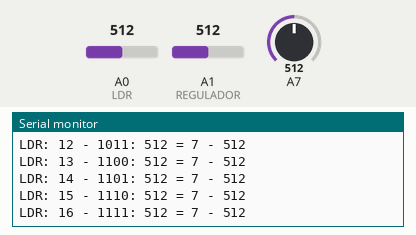
The sketch below on a simulated Arduino Uno, built with avr-gcc and run on an emulated ATmega328P. Shown: the last lines printed to the serial monitor. Inputs (shaded band) come from the test bench; at power-on: A0 (LDR) = 512, A7 = 512, A1 (REGULADOR) = 512.

Above: at 1.2 s.
1.3 s: A0 (LDR) set to 667
At 1.89 s:
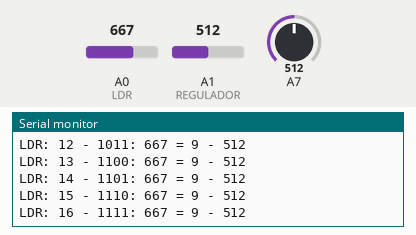
4.3 s: A0 (LDR) set to 699
At 5.1 s:
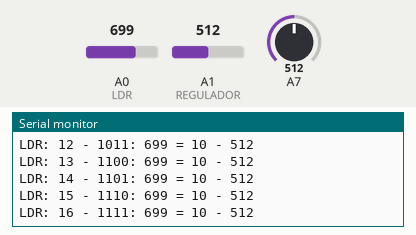
7.3 s: A7 set to 110
At 7.72 s:
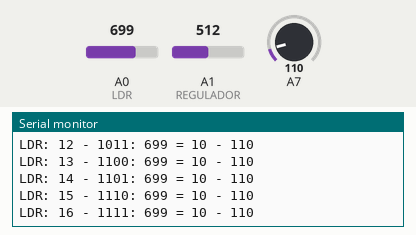
8.8 s: A7 set to 94
At 9.03 s:
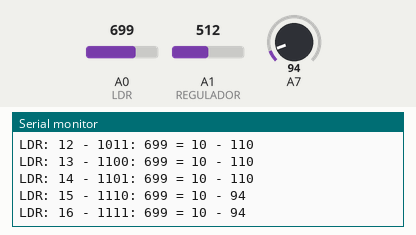
10.3 s: A1 (REGULADOR) set to 537
At 10.31 s:
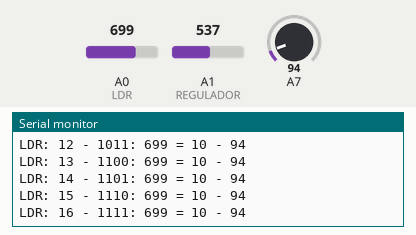
11.8 s: A1 (REGULADOR) set to 562
At 12.23 s:
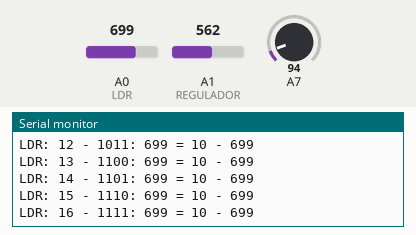
Timing chart, 0 to 14.3 s (numbered marks = the images above; inputs shaded):
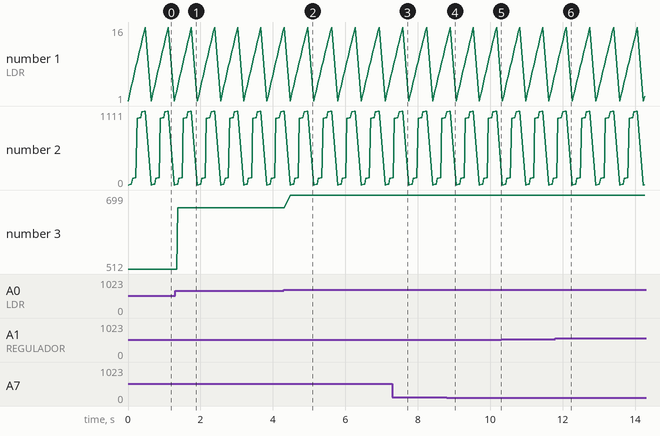

Measured:
- after the input at 1.3 s, the serial monitor: prints a new line after 0.07 s (image 1)
- after the input at 4.3 s, the serial monitor: prints a new line after 0.17 s (image 2)
- after the input at 7.3 s, the serial monitor: prints a new line after 0.05 s (image 3)
- after the input at 8.8 s, the serial monitor: prints a new line after 0.06 s (image 4)
- after the input at 11.8 s, the serial monitor: prints a new line after 0.07 s (image 6)
- plotted number 3: 512 → 667 after the input at 1.3 s, 667 → 699 after the input at 4.3 s

The sketch:

MULTICONTACTOR_03.ino
```cpp
#include <Arduino.h>

/*
Desenvolvido por Alexandre Aravecchia
aravecchia@gmail.com
www.aravecchia.weebly.com
*/
// Apoio: Laboratorio de Garagem - labdegaragem.com
// Agradecimentos a valiosa ajuda dos amigos:
// Almir, Jonatas, Jucelei, Rogerio, Marcelo, Renyer, fredsant, OraculoX, Wiechert, Rui Viana, Celso Eiji Ito
// alem da tremenda paciencia da minha esposa pra me aguentar falando nisso dia e noite :D

int t=200;
// Tempo de delay.

int s0 = 9;
int s1 = 10;
int s2 = 11;
int s3 = 12;
//define os pinos de controle do CD-4067 - checar ordem dos pinos definidos no shield
//no esquecer de verificar o jumper (se ele define entrada ou saida em A0)

int LDR = A0; //define o pino de leitura do CD-4067
int REGULADOR = A1; //define o pino de leitura do botao de regulagem

// A select determina qual pino do Cd-4067 esta ativado
int select[16][4] = {
  {
    0,0,0,0                                                  }
  ,
  {
    0,0,0,1                                                  }
  ,
  {
    0,0,1,0                                                  }
  ,
  {
    0,0,1,1                                                  }
  ,
  {
    0,1,0,0                                                  }
  ,
  {
    0,1,0,1                                                  }
  ,
  {
    0,1,1,0                                                  }
  ,
  {
    0,1,1,1                                                  }
  ,
  {
    1,0,0,0                                                  }
  ,
  {
    1,0,0,1                                                  }
  ,
  {
    1,0,1,0                                                  }
  ,
  {
    1,0,1,1                                                  }
  ,
  {
    1,1,0,0                                                  }
  ,
  {
    1,1,0,1                                                  }
  ,
  {
    1,1,1,0                                                  }
  ,
  {
    1,1,1,1                                                  }
  ,
};

void setup()
{
  Serial.begin(9600);

  pinMode(LDR, INPUT);
  pinMode(REGULADOR, INPUT);

  // Define os pinos de controle do 4067 como saida e coloca todos em estado LOW.
  pinMode(s0, OUTPUT);
  pinMode(s1, OUTPUT);
  pinMode(s2, OUTPUT);
  pinMode(s3, OUTPUT);

  digitalWrite(s0, LOW);
  digitalWrite(s1, LOW);
  digitalWrite(s2, LOW);
  digitalWrite(s3, LOW);
}

void loop()
{
  for(int pino = 0; pino<16; pino++) // Inicia a contagem dos sensores nas linhas da matriz - int select[16][4]
  {
    seletor(select[pino]); // Chama a funcao seletor e inicia a contagem nas colunas da matriz - int select[16][4]
    //    leitura(pino);
    Serial.print("LDR: ");
    Serial.print(pino+1); // No circuito eu chamo o pino 0 de pino 1, so pra facilitar a contagem
    Serial.print(" - ");
    for (int x=0; x<4; x++)
    {
      Serial.print(select[pino][x]); // Inicializa a escrita da matriz na serial - select[16][4]
    }
    Serial.print(": ");

    //----->>>>>>leitura do sensor aqui
    int sensor = map(analogRead(LDR), 0, 1023, 0, 15);
    int regulador = map(analogRead(REGULADOR), 0, 1023, 0, 15);

    // Escreve na serial o resultado e confere o codigo:
    Serial.print(analogRead(LDR));
    Serial.print(" = ");
    Serial.print(sensor);
    Serial.print(" - ");
    Serial.println(analogRead(regulador));

  }
  delay(t);
}

void seletor( int m[] )
{
  digitalWrite(s0, m[0]);
  digitalWrite(s1, m[1]);
  digitalWrite(s2, m[2]);
  digitalWrite(s3, m[3]);
}

void leitura(int pino)
{
  Serial.print("LDR ");
  Serial.print(pino+1);
  Serial.print(" - ");
  Serial.print(select[pino][0]);
  Serial.print(select[pino][1]);
  Serial.print(select[pino][2]);
  Serial.print(select[pino][3]);
  Serial.print(" : ");
}
```
